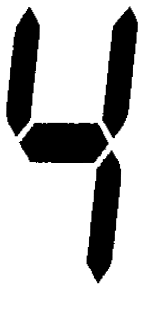
#> input picture train/train_04.png, 164 x 310 px, given in place of the camera
$ python 20220107_read_digits_cam.py
#> lines starting #> are read from the running program, lines starting #| are printed output that depends on the picture; after the words box and inside, x2 and y2 are one past the last pixel; in counts of white or black regions, pixels touching at a corner belong together
import cv2
import numpy as np
import re
import matplotlib.pyplot as plt
import os
import time


# parameters
BGR_LOWER = np.array([200, 0, 0])        # lower limit
BGR_UPPER = np.array([255, 255, 255])    # upper limit
DEBUG = False
THRESHOLD_BINARY = 200

# functions

def bgrExtraction(img):
    '''Extract specified region based on BGR range'''
    img_mask = cv2.inRange(img, BGR_LOWER, BGR_UPPER) # BGR mask
    masked = cv2.bitwise_and(img, img, mask = img_mask)         # Synthesize source and mask
    return masked

def extract_display(img):

    images = []

    # img = cv2.resize(img, dsize=None, fx=0.5, fy=0.5)
    img_ = img.copy()

    gray = cv2.cvtColor(img, cv2.COLOR_BGR2GRAY)
    ret, bin_img = cv2.threshold(gray, THRESHOLD_BINARY, 255, cv2.THRESH_BINARY)

    contours, hierarchy = cv2.findContours(bin_img, cv2.RETR_EXTERNAL, cv2.CHAIN_APPROX_SIMPLE)
    contours = list(filter(lambda x: cv2.contourArea(x) > 10**2, contours))
#         cv2.drawContours(img, contours, -1, color=(0, 0, 255), thickness=2)

    # find contour
    res = []
    for i, cnt in enumerate(contours):
            # 輪郭の周囲に比例する精度で輪郭を近似する
            arclen = cv2.arcLength(cnt, True)                 # True means closed area
            approx = cv2.approxPolyDP(cnt, arclen*0.02, True) # True means closed area, arclen*0.02 means allowance for approx

            #四角形の輪郭は、近似後に4つの頂点があります。
            #比較的広い領域が凸状になります。

            # 凸性の確認
            area = abs(cv2.contourArea(approx))
            if approx.shape[0] == 4 and cv2.isContourConvex(approx) :
                res = approx

    if len(res) > 0:
        p1 = res[0][0]
        p2 = res[3][0]
        p3 = res[1][0]
        p4 = res[2][0]

        # image size after transform
        o_height = 440
        o_width = 1580

        src = np.float32([p1, p2, p3, p4])
        dst = np.float32([[0, 0],[o_width, 0],[0, o_height],[o_width, o_height]])
        M = cv2.getPerspectiveTransform(src, dst)

        # transform
        dst_color = cv2.warpPerspective(img_, M,(o_width, o_height))
        dst_gray = cv2.warpPerspective(bin_img, M,(o_width, o_height))

        # result
        images.append(('color', dst_color))
        images.append(('gray', dst_gray))

        return images


def read_number_frame(images):
    '''images: results of extract_display_mov
    '''

    tmp = images[1][1].copy()

    getVal = ["*", "*", "*"]
    getScr = ["*", "*", "*"]

    # セグメント領域処理
    for i in range(3):

        tmpX1 = [600, 800, 1050]
        tmpX2 = [900, 1100, 1260]

        tmp_img = tmp[0:440, tmpX1[i]:tmpX2[i]]

        maxVal_All = 0.7          # 低い値だと空白の誤差が増える
        num_dsp = -1

        for j in range(20):
            i_tmpl=cv2.imread("./train/train_" +("00" + str(j))[-2:] + ".png",0)

            result = cv2.matchTemplate(tmp_img, i_tmpl, cv2.TM_CCOEFF_NORMED)
            min_val , max_val , min_loc , max_loc = cv2.minMaxLoc(result)
    #         print(str(j) + " : " + str(max_val))

            if max_val > maxVal_All:
                num_dsp = j
                maxVal_All = max_val

                if j<10:
                    getVal[i] = str(num_dsp)
                elif j<20:
                    getVal[i] = str(num_dsp-10) + "."
                else:
                    getVal[i] = "!"

                getScr[i] = "Pos" + str(i)+" : "+str(int(100*max_val))+" %"

    dspText = getVal[0] + getVal[1] + getVal[2]
    dspText = re.sub('^\*', '', dspText, 1)
    return(dspText)

# capture

cap = cv2.VideoCapture(0)

while True:

    ret, frame = cap.read()
#> frame is the input picture: shape (310, 164, 3); min 0, max 255, mean 197

    if not ret:
        break

    frame = bgrExtraction(frame)
#> in bgrExtraction, `img_mask = cv2.inRange(img, BGR_LOWER, BGR_UPPER)`:
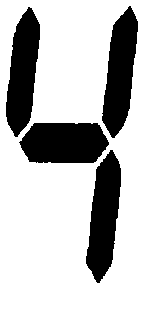
#> img_mask: shape (310, 164); 76.6% white; 4 black regions, box (x1, y1, x2, y2) and area: (19, 123, 109, 163) 3073, (86, 150, 121, 283) 2977, (102, 6, 138, 138) 2946, (6, 7, 40, 137) 2893

    images = extract_display(frame)
#> in extract_display, `ret, bin_img = cv2.threshold(gray, THRESHOLD_BINARY, 255, cv2.THRESH_B..`: bin_img: shape (310, 164); 76.6% white; 4 black regions, box (x1, y1, x2, y2) and area: (19, 123, 109, 163) 3073, (86, 150, 121, 283) 2978, (102, 6, 138, 138) 2946, (6, 7, 40, 137) 2896
#> in extract_display, `ret, bin_img = cv2.threshold(gray, THRESHOLD_BINARY, 255, cv2.THRESH_B..`: ret = 200
#> in extract_display, `contours, hierarchy = cv2.findContours(bin_img, cv2.RETR_EXTERNAL, cv2..`: contours = [[[0, 0], [0, 309], [163, 309], [163, 0]]]
#> the loop in extract_display, `for i, cnt in enumerate(contours):` made 1 pass
#> (arclen, area, res) on pass 1: (944, 50367, [[0, 0], [0, 309], [163, 309], [163, 0]])
#> in extract_display, `p1 = res[0][0]`: p1 = [0, 0]
#> in extract_display, `p2 = res[3][0]`: p2 = [163, 0]
#> in extract_display, `p3 = res[1][0]`: p3 = [0, 309]
#> in extract_display, `p4 = res[2][0]`: p4 = [163, 309]
#> in extract_display, `src = np.float32([p1, p2, p3, p4])`: src = [[0, 0], [163, 0], [0, 309], [163, 309]]
#> in extract_display, `M = cv2.getPerspectiveTransform(src, dst)`: M = [[9.69, 0, 0], [0, 1.42, 0], [0, 0, 1]]
#> in extract_display, `dst_color = cv2.warpPerspective(img_, M,(o_width, o_height))`:
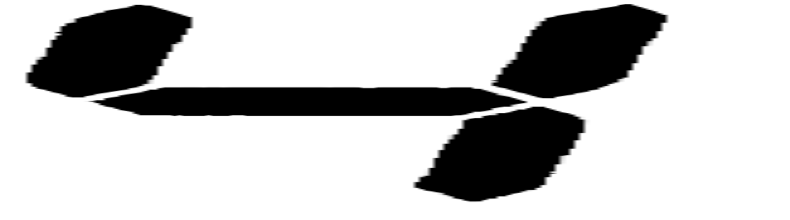
#> dst_color: shape (440, 1580, 3) (shown at 1/2 size); min 0, max 255, mean 194.6
#> images = 2 items
    if images is not None:
        txt = read_number_frame(images)
#> in read_number_frame, `tmp_img = tmp[0:440, tmpX1[i]:tmpX2[i]]`:
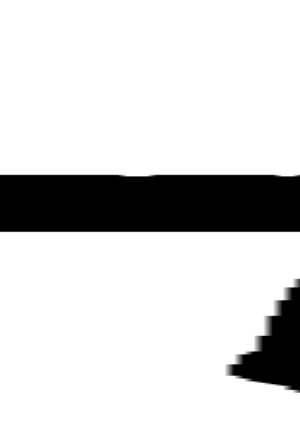
#> tmp_img: shape (440, 300); min 0, max 255, mean 214.6
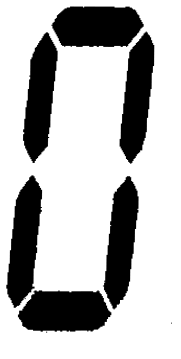
#> input picture train/train_00.png, 181 x 359 px
#> in read_number_frame, i_tmpl is the input picture: shape (359, 181); min 0, max 255, mean 184.6
#> in read_number_frame, `result = cv2.matchTemplate(tmp_img, i_tmpl, cv2.TM_CCOEFF_NORMED)`:
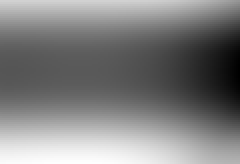
#> result: shape (82, 120) float32 (shown 2 times larger); min -0.22, max -0.000376, mean -0.11; drawn with min black and max white
#> in read_number_frame, `min_val , max_val , min_loc , max_loc = cv2.minMaxLoc(result)`: min_val = -0.22; max_val = -0.000376; min_loc = (119, 35); max_loc = (35, 81)
#> (the run stopped early here; a loop or call above may not have finished)
